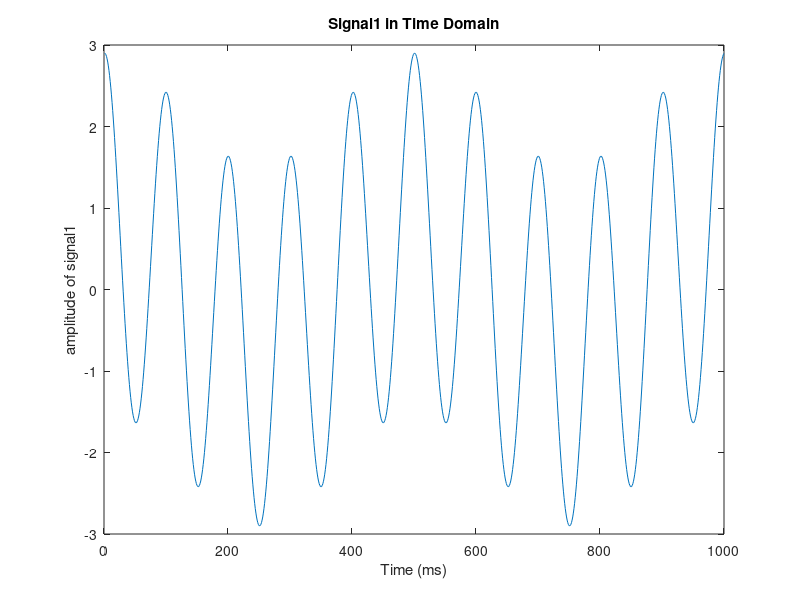
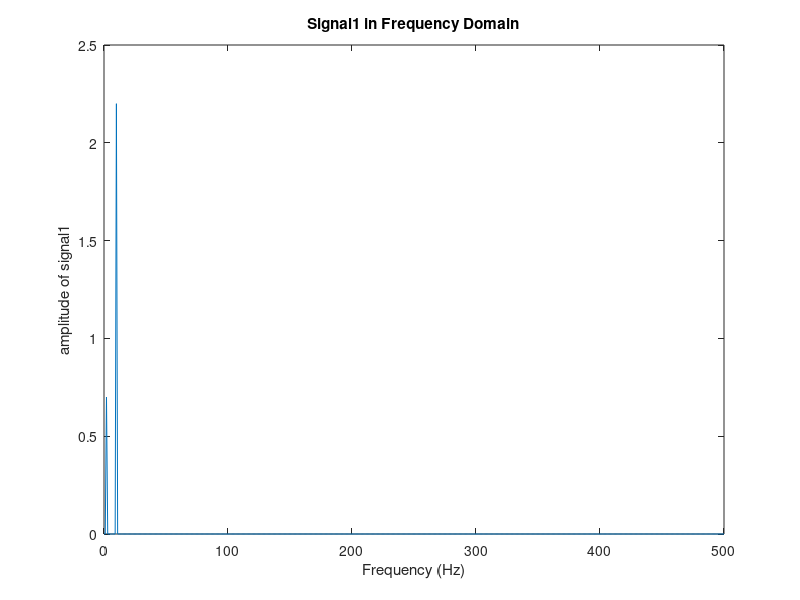

Write the MATLAB code that produced these figures, in order.
% Basic program to study the effect of sampling in the domain of signal
% testing

clear;
close all;

% load the data from given .mat file
load('signal_lab1.mat');

% plot the original signal
figure
plot(signal1)
title('Signal1 in Time Domain')
xlabel('Time (ms)')
ylabel('amplitude of signal1')

% 1 sec signal, vector length 1000
% Therefore 1000 samples per sec
% Therefore sampling freq = 1000 Hz
Fs = 1000;      % Sampling frequency

L = length(signal1);    % length of signal


Y = fft(signal1);    % frequency domain signal complex domain

P2 = abs(Y/L);      % frequency domain signal converted to real domain

% The above one is a two sided spectrum of the signal
% we need to convert it into a one sided spectrum.
P1 = P2(1:L/2+1);

% adding the amplitude of the other side of the spectrum
P1(2:end-1) = 2*P1(2:end-1);

% frequency range, single side spectrum
f = Fs*(0:(L/2))/L;

% plot the signal in frequency domain
figure
plot(f,P1)    
title('Signal1 in Frequency Domain')
xlabel('Frequency (Hz)')
ylabel('amplitude of signal1')